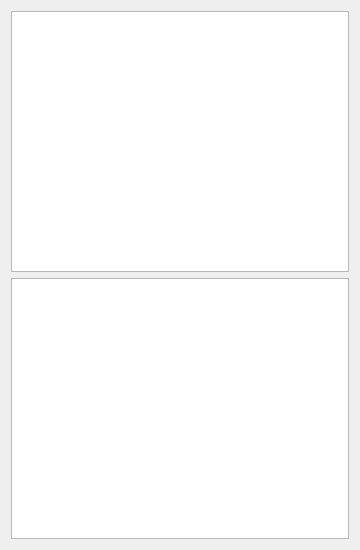
<?xml version="1.0" encoding="UTF-8"?>
<ui version="4.0">
 <class>Widget</class>
 <widget class="QWidget" name="Widget">
  <property name="geometry">
   <rect>
    <x>0</x>
    <y>0</y>
    <width>360</width>
    <height>550</height>
   </rect>
  </property>
  <property name="windowTitle">
   <string>Widget</string>
  </property>
  <layout class="QVBoxLayout" name="verticalLayout">
   <item>
    <widget class="QGraphicsView" name="graphics_Original"/>
   </item>
   <item>
    <widget class="QGraphicsView" name="graphics_Modificado"/>
   </item>
  </layout>
 </widget>
 <layoutdefault spacing="6" margin="11"/>
 <resources/>
 <connections/>
</ui>
